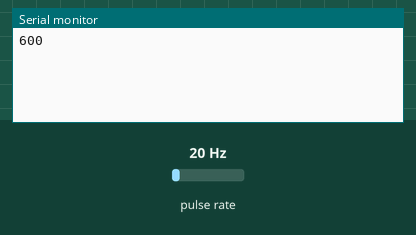
This sketch was run on a simulated Arduino Uno, built with avr-gcc and run on an emulated ATmega328P. On the bench: the last lines printed to the serial monitor. Wiring (inferred from the names in the program): pulse sensor: data pin 2. The test bench sets the inputs (shaded band); at power-on: pulse rate 20 Hz.

Above: at 2.2 s.
2.3 s: pulse rate (sensor on pin 2) set to 4 Hz
At 3.6 s:
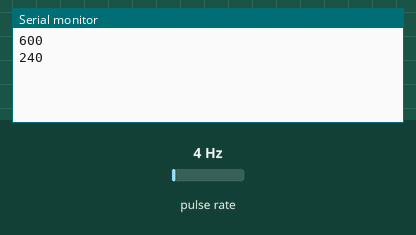
3.8 s: pulse rate (sensor on pin 2) set to 50 Hz
At 4.4 s:
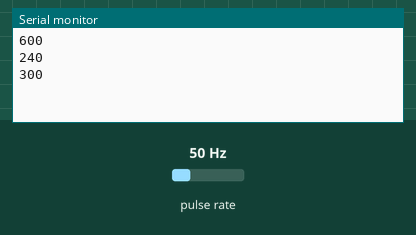
Timing chart, 0 to 6.8 s (numbered marks = the images above; inputs shaded):
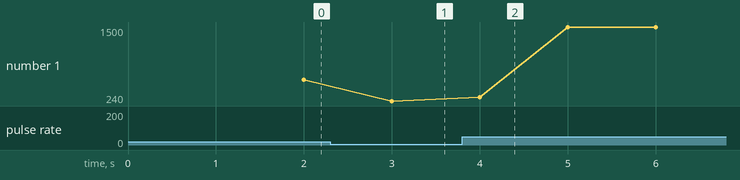

The sketch:

frog_controller_rpm.ino
```cpp
//More information at: https://www.aeq-web.com/

const int SensorPin = 2;  //Define Interrupt Pin (2 or 3 @ Arduino Uno)

int InterruptCounter, rpm;

void setup(){
  delay(1000);
  Serial.begin(9600);
}

void loop() {
  meassure();
}

void meassure() {
  InterruptCounter = 0;
  attachInterrupt(digitalPinToInterrupt(SensorPin), countup, RISING);
  delay(1000);
  detachInterrupt(digitalPinToInterrupt(SensorPin));
  rpm = (InterruptCounter / 2) * 60;
  display_rpm();
}

void countup() {
  InterruptCounter++;
}

void display_rpm() {
  Serial.println(rpm);
}
```

Measured:
- after the input at 2.3 s, the serial monitor: prints a new line after 0.70 s (image 1)
- after the input at 3.8 s, the serial monitor: prints a new line after 0.20 s (image 2)
- plotted number 1: 600 → 240 after the input at 2.3 s, 240 → 1500 after the input at 3.8 s
